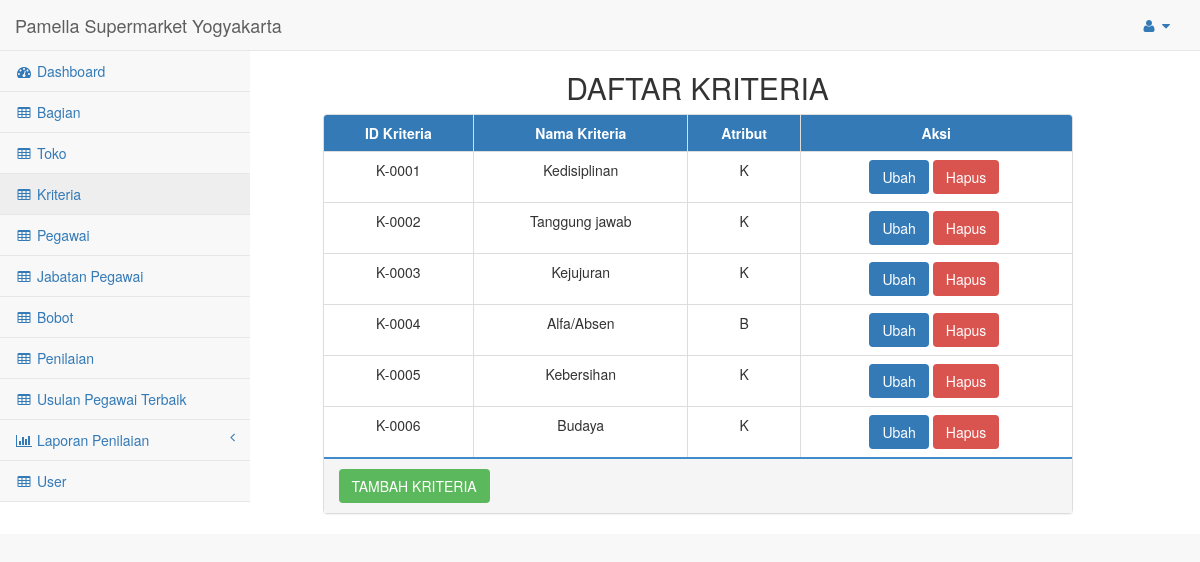
Page /pages/index.php?navigasi=kriteria&crud=view (signed in) on the earlier database version.
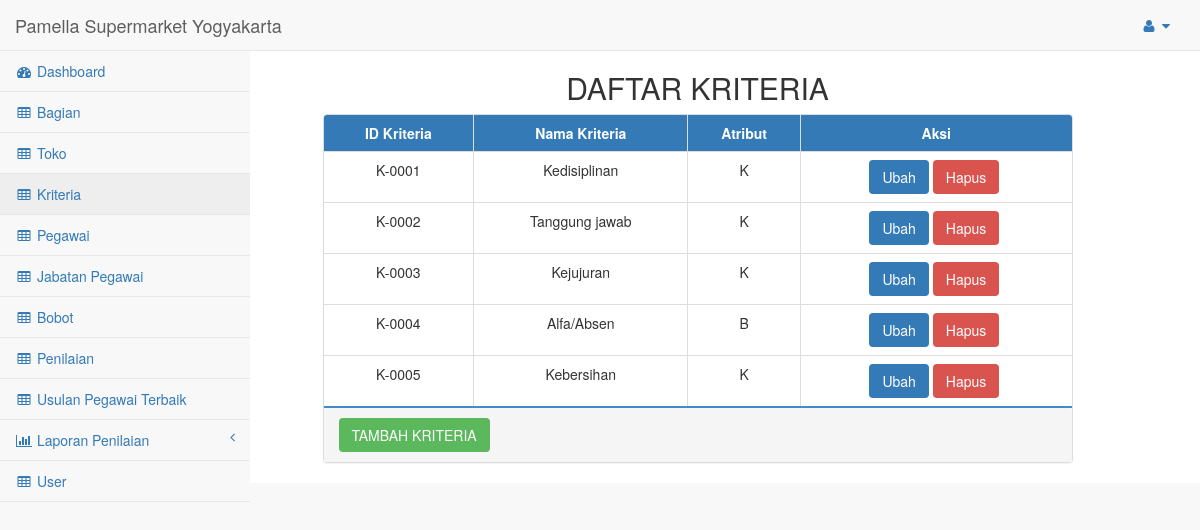
Same page on the later database version.
### tables this page shows
CREATE TABLE `kriteria` (
  `id_kriteria` char(8) NOT NULL,
  `nama_kriteria` varchar(25) NOT NULL,
  `atribut` enum('K','B') NOT NULL
);

### include/kontrol/cek_user.php (called while the page is built, shortened)
<?php
    $username=$_SESSION['username'];
    $hak_akses=$_SESSION['hak_akses'];
    $cek_user=("SELECT user_name,hak_akses FROM user WHERE user_name ='$username' AND hak_akses=$hak_akses");
    $user_data=mysqli_query($db_link,$cek_user);
    $cek_jum=mysqli_num_rows($user_data);
    if($cek_jum==NULL || $cek_jum==0 || $cek_jum<>1){
        header("location:login.php");
    }
    else if($cek_jum==1){
        $data_user=mysqli_fetch_assoc($user_data);
    }
?>

### include/view/read/kriteria_tampil.php (the view, shortened to what this page needs)
<div class="col-sm-8 col-sm-offset-3">
	<h2 class="text-center">DAFTAR KRITERIA</h2>
	<div class="panel-group">
		<div class="panel panel-default">
			<table class="table table-bordered table-hover text-center panel panel-primary">
				<thead class="panel-heading">
					<tr>
						<th class="text-center">ID Kriteria</th>
						<th class="text-center">Nama Kriteria</th>
						<th class="text-center">Atribut</th>
                        <th class="text-center">Aksi</th>
					</tr>
				</thead>
				<tbody>
					<?php
							$sql = "select * from kriteria order by id_kriteria";
							$hasil = mysqli_query($db_link,$sql);
							while ($data=mysqli_fetch_array($hasil)) {
							echo "<tr>";
                            echo "  <td>{$data['id_kriteria']}</td>
                                    <td>{$data['nama_kriteria']}</td>
                                    <td>{$data['atribut']}</td>
									<td>";
									 if($hak_akses==0 || $hak_akses==2  ){
										echo "<a class='btn btn-primary ubah' ref='".$data['id_kriteria']."'>Ubah</a>
										<a class='btn btn-danger hapus' ref='".$data['id_kriteria']."' nama='".$data['nama_kriteria']."'>Hapus</a>&nbsp;";
									}
                                    echo "</td>";
							echo "</tr>";
						}
					?>
				</tbody>
			</table>
						<hr style="height:2px; border:none;margin:0; color:#000; background-color:#428bca;">
			<div class="panel-heading">
					<div class="row">
						<div class="col-sm-12">
						<?php
						 if($hak_akses==0 || $hak_akses==2  ){
							echo '<button type="button" id="tambah" class="btn btn-success">TAMBAH KRITERIA</button>';
						}
						?>
						</div>
					</div>
			</div>
		</div>
	</div>
</div>

### pages/index.php (shortened to what this page needs)
<!DOCTYPE html>
<html lang="en">
<?php
    include_once "../koneksi.php";
    include_once "../include/kontrol/cek_user.php";
    $hak_akses=$data_user['hak_akses'];
?>
<head>
    <link href="../vendor/bootstrap/css/bootstrap.min.css" rel="stylesheet">
    <link href="../vendor/metisMenu/metisMenu.min.css" rel="stylesheet">
    <link href="../dist/css/sb-admin-2.css" rel="stylesheet">
    <link href="../vendor/font-awesome/css/font-awesome.min.css" rel="stylesheet" type="text/css">
    <link href="../vendor/bootstrap/css/bootstrap-datetimepicker-standalone.css" rel="stylesheet">
    <link href="../vendor/bootstrap/css/bootstrap-datetimepicker.min.css" rel="stylesheet">
</head>
<body >
    <div id="wrapper">
        <nav class="navbar navbar-default navbar-static-top" role="navigation" style="margin-bottom: 0">
            <div class="navbar-header">
                <a class="navbar-brand" href="index.html">Pamella Supermarket Yogyakarta</a>
            </div>
            <ul class="nav navbar-top-links navbar-right">
                <li class="dropdown">
                    <a class="dropdown-toggle" data-toggle="dropdown" href="#">
                        <i class="fa fa-user fa-fw"></i> <i class="fa fa-caret-down"></i>
                    </a>
                        </li>
                    </ul>
            <div class="navbar-default sidebar" role="navigation">
                <div class="sidebar-nav navbar-collapse">
                    <ul class="nav" id="side-menu">
                    <?php
                        if($hak_akses==0 || $hak_akses==1 || $hak_akses==2 || $hak_akses==3 || $hak_akses==4){
                            echo '
                            <li>
                                <a href="index.php?navigasi=dashboard"><i class="fa fa-dashboard fa-fw"></i> Dashboard</a>
                            </li>
                            ';
                        }
                         if($hak_akses==0 || $hak_akses==1 || $hak_akses==2 || $hak_akses==3 || $hak_akses==4){
                           echo '
                            <li>
                                <a href="index.php?navigasi=bagian&crud=view"><i class="fa fa-table fa-fw"></i> Bagian</a>
                            </li>
                           ';
                        }
                        if($hak_akses==0 || $hak_akses==1 || $hak_akses==2 || $hak_akses==3 || $hak_akses==4){
                            echo '
                            <li>
                                <a href="index.php?navigasi=toko&crud=view"><i class="fa fa-table fa-fw"></i> Toko</a>
                            </li>
                            ';
                        }
                         if($hak_akses==0 || $hak_akses==1 || $hak_akses==2 || $hak_akses==3 || $hak_akses==4){
                            echo '
                            <li>
                                <a href="index.php?navigasi=kriteria&crud=view"><i class="fa fa-table fa-fw"></i> Kriteria</a>
                            </li>
                            ';
                        }
                         if($hak_akses==0 || $hak_akses==1 || $hak_akses==2 || $hak_akses==3 || $hak_akses==4){
                            echo '
                            <li>
                                <a href="index.php?navigasi=pegawai&crud=view"><i class="fa fa-table fa-fw"></i> Pegawai</a>
                            </li>
                            ';
                        }
                         if($hak_akses==0 || $hak_akses==1 || $hak_akses==2 || $hak_akses==3 || $hak_akses==4){
                            echo '
                            <li>
                                <a href="index.php?navigasi=jabatan_pegawai&crud=view"><i class="fa fa-table fa-fw"></i> Jabatan Pegawai</a>
                            </li>
                            ';
                        }
                         if($hak_akses==0 || $hak_akses==1 || $hak_akses==2 || $hak_akses==3 || $hak_akses==4){
                            echo '
                            <li>
                                <a href="index.php?navigasi=bobot_penilaian&crud=view"><i class="fa fa-table fa-fw"></i> Bobot</a>
                            </li>
                            ';
                        }
                         if($hak_akses==0 || $hak_akses==1 || $hak_akses==2 || $hak_akses==3 || $hak_akses==4){
                            echo '
                            <li>
                                <a href="index.php?navigasi=penilaian&crud=view"><i class="fa fa-table fa-fw"></i> Penilaian</a>
                            </li>
                            ';
                        }
                         if($hak_akses==0 || $hak_akses==1 || $hak_akses==2 || $hak_akses==3 || $hak_akses==4){
                            echo '
                            <li>
                                <a href="index.php?navigasi=usulan_pegawai_terbaik&crud=view"><i class="fa fa-table fa-fw"></i>  Usulan Pegawai Terbaik</a>
                            </li>
                            ';
                        }
                         if($hak_akses==0 || $hak_akses==1 || $hak_akses==2 || $hak_akses==3 || $hak_akses==4){
                            echo '
                            <li>
                                <a href="#"><i class="fa fa-bar-chart-o fa-fw"></i> Laporan Penilaian<span class="fa arrow"></span></a>
                                <ul class="nav nav-second-level">';
                            echo '    </ul>
                            </li>
                            ';
                        }
                         if($hak_akses==0 || $hak_akses=2){
                            echo '
                            <li>
                            <a href="index.php?navigasi=user&crud=view"><i class="fa fa-table fa-fw"></i> User</a>
                            </li>
                            ';
                        }
                    ?>
                    </ul>
                </div>
            </div>
        </nav>
        <div class="page-wrapper" style="background-color:white">
            <div class="container" >
                <div class="row" >
                <?php
                	include_once "../include/navigasi/navigasi.php";
                ?>
                </div>
            </div>
        </div>
    </div>
</body>
</html>

### include/navigasi/navigasi.php (shortened to what this page needs)
<?php
if(isset($_GET['navigasi'])){
      if($_GET['navigasi']=='kriteria'){
        if ($_GET['crud']=='view'){
          include_once "../include/view/read/kriteria_tampil.php";
        }
      }
    };
?>

Differences in the rows shown:
removed kriteria: id_kriteria "K-0006", nama_kriteria "Budaya", atribut "K"
